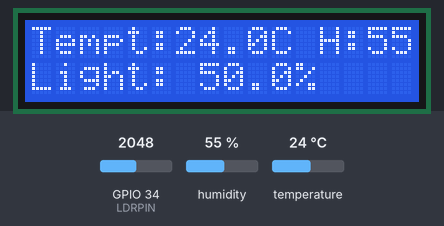
This program was run on a simulated ESP32. On the bench: 16×2 character LCD. Inputs (shaded band) come from the test bench; at power-on: humidity 55 %, GPIO 34 (LDRPIN) = 2048, temperature 24 °C. What the program prints to the serial monitor is not drawn.

Above: at 3.2 s.
3.3 s: humidity set to 22 %
At 4.6 s:
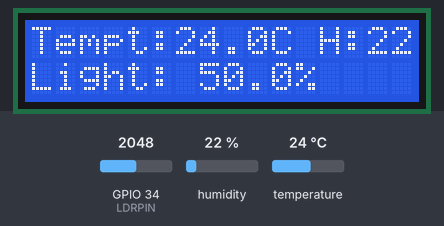
5.5 s: GPIO 34 (LDRPIN) set to 2866
At 6.9 s:
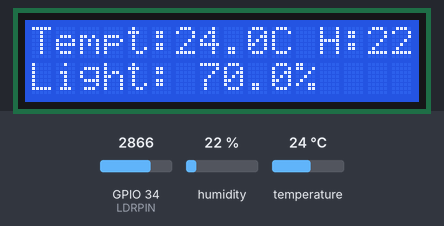
7.6 s: temperature set to 12 °C
At 9.1 s:
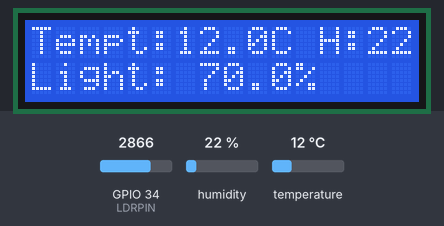
9.6 s: GPIO 34 (LDRPIN) set to 3603
At 11.3 s:
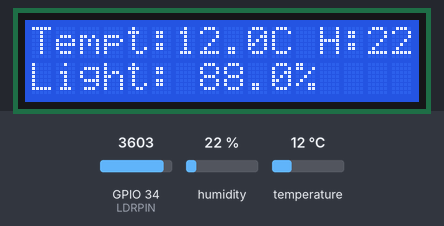
11.6 s: humidity set to 40 %
At 13.3 s:
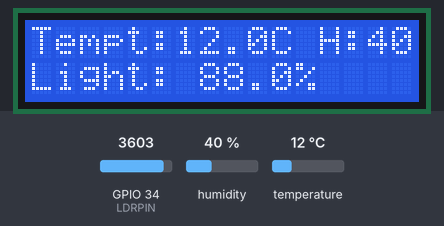
13.6 s: GPIO 34 (LDRPIN) set to 4095
At 14.5 s:
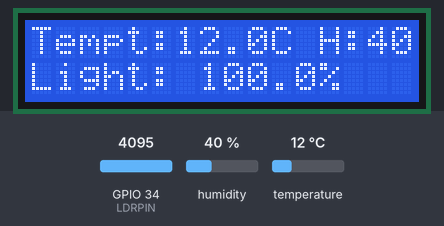
Timing chart, 0 to 16.6 s (numbered marks = the images above; inputs shaded):
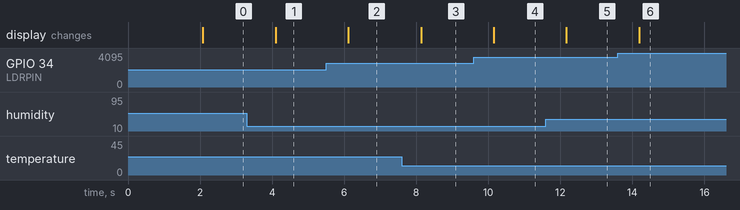

The program:

main.cpp
```cpp
#include <DHT.h>
#include <LiquidCrystal.h>

// Konfigurasi LCD (RS, E, D4, D5, D6, D7)
LiquidCrystal lcd(19, 23, 18, 17, 16, 15);

// Konfigurasi DHT22
#define DHTPIN 21
#define DHTTYPE DHT22
#define TIMEDHT 1000

float humidity, celsius;
uint32_t timerDHT = TIMEDHT;
DHT dht(DHTPIN, DHTTYPE);

// Konfigurasi LDR
#define LDRPIN 34  // Pin LDR pada ESP32

void getSensorData() {
  if ((millis() - timerDHT) > TIMEDHT) {
    timerDHT = millis();

    // Membaca data dari sensor DHT22
    humidity = dht.readHumidity();
    celsius = dht.readTemperature();

    if (isnan(humidity) || isnan(celsius)) {
      Serial.println("Failed to read from DHT sensor!");
      return;
    }

    // Membaca data dari sensor LDR
    int lightValue = analogRead(LDRPIN);
    float intensity = (lightValue / 4095.0) * 100.0; // Konversi ke persen

    // Menampilkan data di Serial Monitor
    Serial.print("Temp: "); Serial.print(celsius, 1); Serial.println("C");
    Serial.print("Humidity: "); Serial.print(humidity, 1); Serial.println("%");
    Serial.print("Light: "); Serial.print(intensity, 1); Serial.println("%");

    // Menampilkan data di LCD
    lcd.clear();
    lcd.setCursor(0, 0);
    lcd.print("Tempt:"); lcd.print(celsius, 1); lcd.print("C ");
    lcd.print("H:"); lcd.print(humidity, 1); lcd.print("%");

    lcd.setCursor(0, 1);
    lcd.print("Light: "); lcd.print(intensity, 1); lcd.print("%  ");
  }
}

void setup() {
  Serial.begin(115200);
  Serial.println("Hello, ESP32!");

  dht.begin();
  lcd.begin(16, 2);
  lcd.print("Starting...");
  delay(2000);
  lcd.clear();
}

void loop() {
  getSensorData();
  delay(500);
}
```

Measured:
- after the input at 3.3 s, the display: changes after 0.80 s (image 1)
- after the input at 5.5 s, the display: changes after 0.62 s (image 2)
- after the input at 7.6 s, the display: changes after 0.53 s (image 3)
- after the input at 9.6 s, the display: changes after 0.55 s (image 4)
- after the input at 11.6 s, the display: changes after 0.57 s (image 5)
- after the input at 13.6 s, the display: changes after 0.59 s (image 6)
